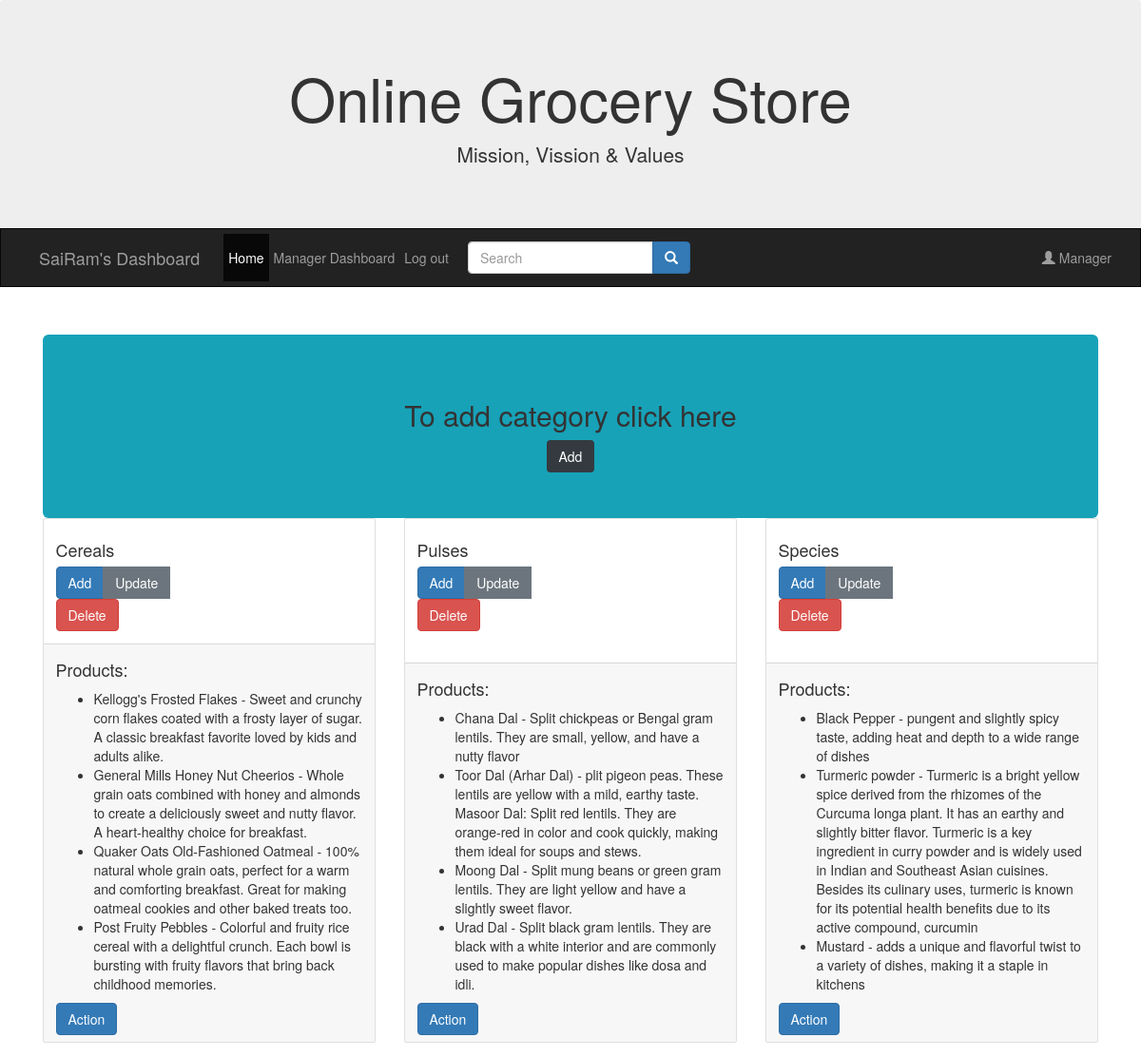
/display_categories (signed in), run on the app's committed database.
### website/models.py (models this page shows, shortened)
class User(db.Model, UserMixin):
    __tablename__ = 'user'
    id = db.Column(db.Integer, primary_key=True)
    email = db.Column(db.String(150), unique=True)
    password = db.Column(db.String(150))
    first_name = db.Column(db.String(150))
    category = db.relationship('Category')
    roles = db.relationship('Role', secondary=roles_users, backref='roled')

class Role(db.Model, RoleMixin):
    __tablename__ = 'role'
    id = db.Column(db.Integer(), primary_key=True)
    name = db.Column(db.String(80), unique=True)

class Category(db.Model):
    __tablename__ = 'category'
    id = db.Column(db.Integer, autoincrement=True, primary_key=True)
    category_id = db.Column(db.String, nullable=False)
    user_id = db.Column(db.Integer, db.ForeignKey('user.id'), nullable=False)
    products = db.relationship('Products', backref='category', lazy=True, cascade='all, delete-orphan', passive_deletes=True)

class Products(db.Model):
    __tablename__ = 'products'
    id = db.Column(db.Integer, primary_key=True)
    name = db.Column(db.String, nullable=False)
    description = db.Column(db.String(100), nullable=False)
    unit = db.Column(db.String, nullable=False)
    rate_unit = db.Column(db.Integer, nullable=False)
    quantity = db.Column(db.Integer, nullable=False)
    quantity_sold = db.Column(db.Integer, default=0)
    category_id = db.Column(db.String, db.ForeignKey('category.category_id'), nullable=False)
    user_id = db.Column(db.Integer, db.ForeignKey('user.id'), nullable=False)

### website/views.py (the view)
@views.route('/display_categories')
@login_required
def display_categories():
    current_user_id = current_user.id
    categories = Category.query.filter_by(user_id=current_user_id).all()
    category_products = {}
    for category in categories:
        products = Products.query.filter_by(
            category_id=category.category_id, user_id=current_user.id).all()
        category_products[category.category_id] = products
    return render_template('categories_display.html', categories=categories, user=current_user, category_products=category_products)

### website/templates/categories_display.html (shortened to what this page needs)
{% extends "base.html" %} {% block title %}Home{% endblock %} {% block content
    %}
<div class="jumbotron-fluid-">
    <div class="add_category_button jumbotron bg-info text-center">
        <h2>To add category click here</h2>
        <a href="{{ url_for('views.index')}}" class="btn btn-dark">Add</a>
      </div>
    <div class="row">
      {% for category in categories %}
        <div class="col-md-4 mb-4">
          <div class="card h-100">
            <div class="card-body">
              <h4 class="card-title">{{ category.category_id }}</h4>
              <div class="btn-group">
                <a
                  href="{{ url_for('views.add_items', category_id=category.category_id) }}"
                  class="btn btn-primary"
                  >Add</a
                >
                <a
                  href="{{ url_for('views.update_category', category_id=category.category_id) }}"
                  class="btn btn-secondary"
                  >Update</a
                >
                <form
                  method="POST"
                  action="{{ url_for('views.delete_category', category_id=category.category_id) }}"
                  onsubmit="return confirm('Are you sure you want to delete this category and its products?');"
                >
                  <button type="submit" class="btn btn-danger text-center">
                    Delete
                  </button>
                </form>
              </div>
            </div>
            <div class="card-footer">
              <div class="products-list text-left">
                <h4>Products:</h4>
                <ul>
                  {% for product in category_products[category.category_id] %}
                  <li>{{ product.name }} - {{ product.description }}</li>
                  {% endfor %}
                </ul>
               </div>
               <div class="product-action">
                <form method="POST" action="{{ url_for('views.action') }}">
                  <button type="submit" class="btn btn-primary text-center">
                    Action
                  </button>
                </form>
              </div>
            </div>
          </div>
        </div>
      {% endfor %}
    </div>
  </div>
{% endblock %}

### website/templates/base.html (shortened to what this page needs)
<!DOCTYPE html>
<html>
  <head>
    <link
      rel="stylesheet"
      href="https://stackpath.bootstrapcdn.com/bootstrap/4.4.1/css/bootstrap.min.css"
    />
    <link
      rel="stylesheet"
      href="https://stackpath.bootstrapcdn.com/font-awesome/4.7.0/css/font-awesome.min.css"
    />
    <link
      rel="stylesheet"
      href="https://maxcdn.bootstrapcdn.com/bootstrap/3.4.1/css/bootstrap.min.css"
    />
  </head>
  <body>
    <div class="jumbotron">
      <div class="container text-center">
        <h1>Online Grocery Store</h1>
        <p>Mission, Vission & Values</p>
      </div>
    </div>
    <nav class="navbar navbar-expand-lg navbar-inverse">
      <div class="container-fluid">
        <div class="collapse navbar-collapse" id="myNavbar">
          {% if user.is_authenticated %}
          <ul class="nav navbar-nav">
            <a class="navbar-brand" href="#"
              >{{ user.first_name }}'s Dashboard</a
            >
            <li class="nav-item active">
              <a class="nav-link" href="/">Home</a>
            </li>
            {% for role in user.roles %} {% if role.name == 'manager' %}
            <li class="nav-item">
              <a
                class="nav-link"
                href="{{ url_for('views.manager_dashboard') }}"
                >Manager Dashboard</a
              >
            </li>
            {% else %}
            <li class="nav-item">
              <a class="nav-link" href="/profile">Profile</a>
            </li>
            {% endif %} {% endfor %}
            <li class="nav-item">
              <a class="nav-link" href="/logout">Log out</a>
            </li>
          </ul>
          <form
            class="navbar-form navbar-left"
            action="{{ url_for('views.search') }}"
            method="GET"
          >
            <div class="input-group">
              <input
                type="text"
                class="form-control"
                placeholder="Search"
                name="query"
              />
              <div class="input-group-btn">
                <button class="btn btn-primary" type="submit">
                  <i class="glyphicon glyphicon-search"></i>
                </button>
              </div>
            </div>
          </form>
          <ul class="nav navbar-nav navbar-right">
            {% for role in user.roles %} {% if role.name == 'manager' %}
            <li class="nav-item">
              <a class="nav-link" href="/process_selection">
                <span class="glyphicon glyphicon-user"></span> Manager
              </a>
            </li>
            {% else %}
            <li class="nav-item">
              <a class="nav-link" href="/cart">
                <span class="glyphicon glyphicon-shopping-cart"></span> Cart
              </a>
            </li>
            {% endif %} {% endfor %}
          </ul>
          {% endif %}
        </div>
      </div>
    </nav>
    <div class="container">{% block content %} {% endblock %}</div>
  </body>
</html>

### website/templates/base.html (style rules this page uses)
.navbar { margin-bottom: 50px; border-radius: 0; }
.jumbotron { margin-bottom: 0; }

### data on the page
User: first_name "SaiRam"
Role: name "manager" (drawn)
Category: category_id "Cereals"
Products: name "Kellogg's Frosted Flakes", description "Sweet and crunchy corn flakes coated with a frosty layer of sugar. A classic breakfast favorite loved by kids and adults alike."
Products: name "General Mills Honey Nut Cheerios", description "Whole grain oats combined with honey and almonds to create a deliciously sweet and nutty flavor. A heart-healthy choice for breakfast."
Products: name "Quaker Oats Old-Fashioned Oatmeal", description "100% natural whole grain oats, perfect for a warm and comforting breakfast. Great for making oatmeal cookies and other baked treats too."
Products: name "Post Fruity Pebbles", description "Colorful and fruity rice cereal with a delightful crunch. Each bowl is bursting with fruity flavors that bring back childhood memories."
Category: category_id "Pulses"
Products: name "Chana Dal", description "Split chickpeas or Bengal gram lentils. They are small, yellow, and have a nutty flavor"
Products: name "Toor Dal (Arhar Dal)", description "plit pigeon peas. These lentils are yellow with a mild, earthy taste. Masoor Dal: Split red lentils. They are orange-red in color and cook quickly, making them ideal for soups and stews."
Products: name "Moong Dal", description "Split mung beans or green gram lentils. They are light yellow and have a slightly sweet flavor."
Products: name "Urad Dal", description "Split black gram lentils. They are black with a white interior and are commonly used to make popular dishes like dosa and idli."
Category: category_id "Species"
Products: name "Black Pepper", description "pungent and slightly spicy taste, adding heat and depth to a wide range of dishes"
Products: name "Turmeric powder", description "Turmeric is a bright yellow spice derived from the rhizomes of the Curcuma longa plant. It has an earthy and slightly bitter flavor. Turmeric is a key ingredient in curry powder and is widely used in Indian and Southeast Asian cuisines. Besides its culinary uses, turmeric is known for its potential health benefits due to its active compound, curcumin"
Products: name "Mustard", description "adds a unique and flavorful twist to a variety of dishes, making it a staple in kitchens"
